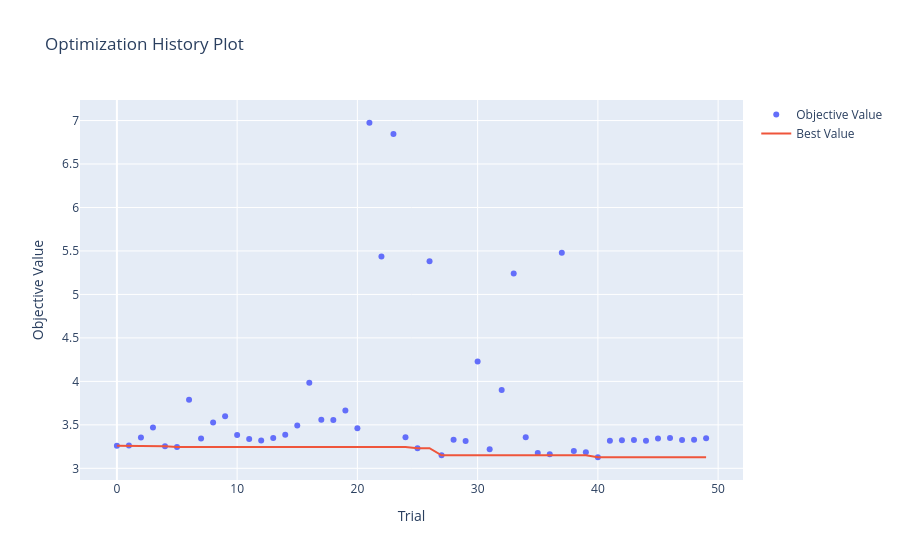

The code cell stored with this chart in its notebook:
### Code cell
fig_history

### Figure 1 — Plotly figure (JSON) as saved in the notebook; plotly's stock layout.template omitted (floating-point values rounded to 4 significant figures)
{"data": [{"mode": "markers", "name": "Objective Value", "type": "scatter", "x": [0, 1, 2, 3, 4, 5, 6, 7, 8, 9, 10, 11, 12, 13, 14, 15, 16, 17, 18, 19, 20, 21, 22, 23, 24, 25, 26, 27, 28, 29, 30, 31, 32, 33, 34, 35, 36, 37, 38, 39, 40, 41, 42, 43, 44, 45, 46, 47, 48, 49], "y": [3.261, 3.262, 3.354, 3.47, 3.254, 3.245, 3.789, 3.342, 3.526, 3.6, 3.383, 3.336, 3.32, 3.35, 3.386, 3.492, 3.985, 3.559, 3.556, 3.666, 3.461, 6.975, 5.436, 6.846, 3.357, 3.231, 5.381, 3.149, 3.329, 3.315, 4.228, 3.221, 3.901, 5.241, 3.358, 3.177, 3.162, 5.478, 3.199, 3.184, 3.127, 3.317, 3.322, 3.326, 3.317, 3.344, 3.348, 3.326, 3.328, 3.346]}, {"mode": "lines", "name": "Best Value", "type": "scatter", "x": [0, 1, 2, 3, 4, 5, 6, 7, 8, 9, 10, 11, 12, 13, 14, 15, 16, 17, 18, 19, 20, 21, 22, 23, 24, 25, 26, 27, 28, 29, 30, 31, 32, 33, 34, 35, 36, 37, 38, 39, 40, 41, 42, 43, 44, 45, 46, 47, 48, 49], "y": [3.261, 3.261, 3.261, 3.261, 3.254, 3.245, 3.245, 3.245, 3.245, 3.245, 3.245, 3.245, 3.245, 3.245, 3.245, 3.245, 3.245, 3.245, 3.245, 3.245, 3.245, 3.245, 3.245, 3.245, 3.245, 3.231, 3.231, 3.149, 3.149, 3.149, 3.149, 3.149, 3.149, 3.149, 3.149, 3.149, 3.149, 3.149, 3.149, 3.149, 3.127, 3.127, 3.127, 3.127, 3.127, 3.127, 3.127, 3.127, 3.127, 3.127]}, {"marker": {"color": "#cccccc"}, "mode": "markers", "name": "Infeasible Trial", "showlegend": false, "type": "scatter", "x": [], "y": []}], "layout": {"title": {"text": "Optimization History Plot"}, "xaxis": {"title": {"text": "Trial"}}, "yaxis": {"title": {"text": "Objective Value"}}}}
